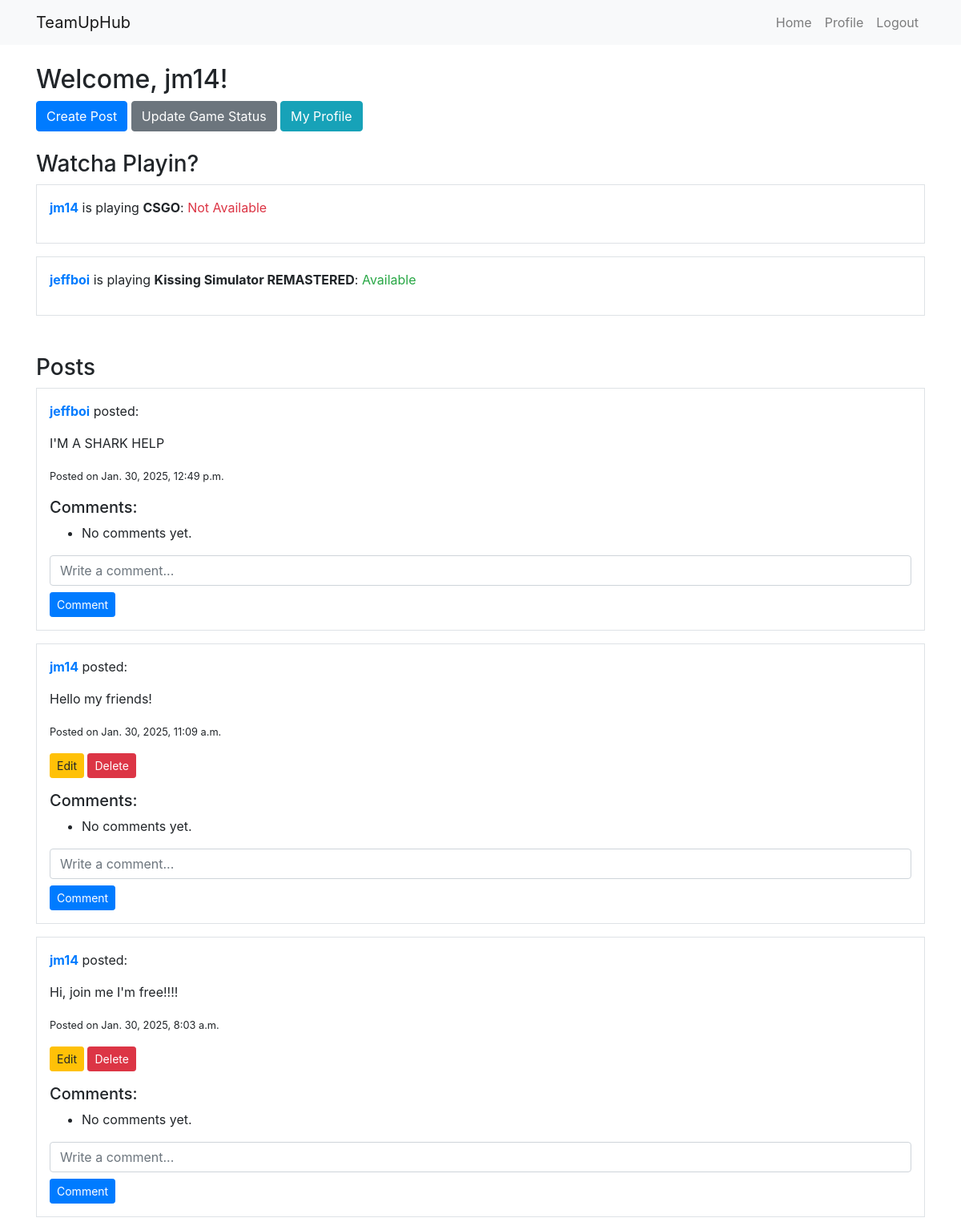
Page /home/ (signed in) on the earlier database version.
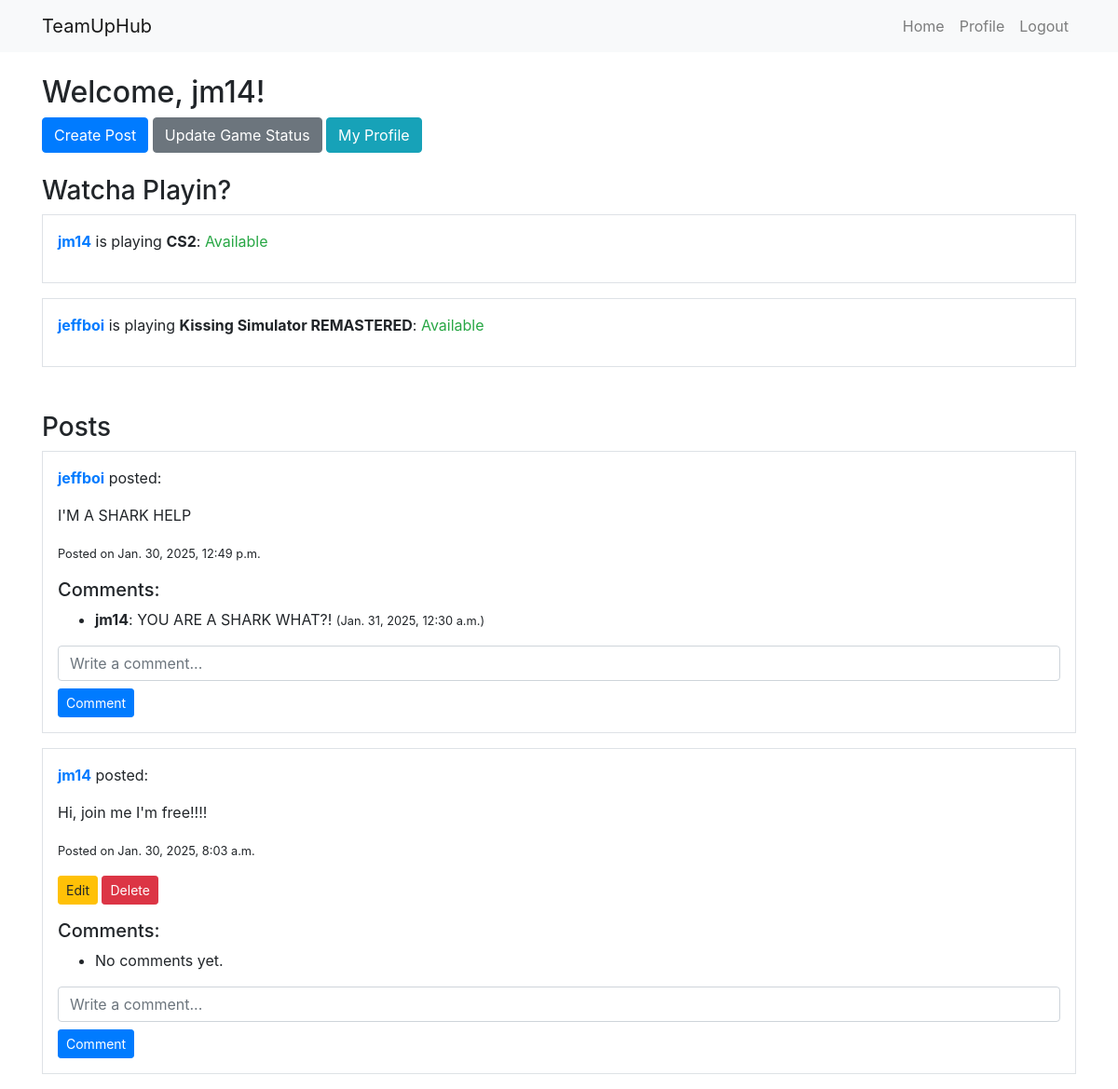
Same page on the later database version.
### social/models.py (models this page shows, shortened)
class GameAvailability(models.Model):
    user = models.OneToOneField(User, on_delete=models.CASCADE)
    game_name = models.CharField(max_length=255)
    available = models.BooleanField(default=False)

class Post(models.Model):
    user = models.ForeignKey(User, on_delete=models.CASCADE)
    content = models.TextField()
    created_at = models.DateTimeField(auto_now_add=True)

class Comment(models.Model):
    user = models.ForeignKey(User, on_delete=models.CASCADE)
    post = models.ForeignKey(Post, on_delete=models.CASCADE, related_name='comments')
    content = models.TextField()
    created_at = models.DateTimeField(auto_now_add=True)

### social/views.py (the view)
# urls.py: path('home/', views.home, name='home'), # Home
@login_required
def home(request):
    posts = Post.objects.all().order_by('-created_at')
    availability = GameAvailability.objects.all()
    return render(request, 'social/home.html', {'posts': posts, 'availability': availability})

### social/templates/social/home.html (shortened to what this page needs)
{% extends 'social/base.html' %}
{% block content %}
    <h2>Welcome, {{ user.username }}!</h2>
    <a href="{% url 'create_post' %}" class="btn btn-primary">Create Post</a>
    <a href="{% url 'update_game_status' %}" class="btn btn-secondary">Update Game Status</a>
    <a href="{% url 'profile' username=user.username %}" class="btn btn-info">My Profile</a>
    <h3 class="mt-4">Watcha Playin?</h3>
    {% for status in availability %}
        <div class="status border p-3 mb-3">
            <p>
                <strong><a href="{% url 'profile' username=status.user.username %}">{{ status.user.username }}</a></strong>
                is playing <strong>{{ status.game_name }}</strong>:
                {% if status.available %}
                    <span class="text-success">Available</span>
                {% else %}
                    <span class="text-danger">Not Available</span>
                {% endif %}
            </p>
        </div>
    {% endfor %}
    <h3 class="mt-5">Posts</h3>
    {% for post in posts %}
        <div class="post border p-3 mb-3">
            <p><strong><a href="{% url 'profile' username=post.user.username %}">{{ post.user.username }}</a></strong> posted:</p>
            <p>{{ post.content }}</p>
            <p><small>Posted on {{ post.created_at }}</small></p>
            {% if post.user == user %}
                <a href="{% url 'update_post' post.id %}" class="btn btn-warning btn-sm">Edit</a>
                <a href="{% url 'delete_post' post.id %}" class="btn btn-danger btn-sm" onclick="return confirm('Are you sure you want to delete this post?')">Delete</a>
            {% endif %}
            <h5 class="mt-3">Comments:</h5>
            <ul>
                {% for comment in post.comments.all %}
                    <li><strong>{{ comment.user.username }}</strong>: {{ comment.content }} <small>({{ comment.created_at }})</small></li>
                {% empty %}
                    <li>No comments yet.</li>
                {% endfor %}
            </ul>
            <form method="post" action="{% url 'add_comment' post.id %}" class="mt-2">
                <input type="text" name="content" class="form-control" placeholder="Write a comment..." required>
                <button type="submit" class="btn btn-primary btn-sm mt-2">Comment</button>
            </form>
        </div>
    {% endfor %}
{% endblock %}

### social/templates/social/base.html (shortened to what this page needs)
<!DOCTYPE html>
<html lang="en">
<head>
    <link rel="stylesheet" href="https://stackpath.bootstrapcdn.com/bootstrap/4.5.2/css/bootstrap.min.css">
</head>
<body>
    <nav class="navbar navbar-expand-lg navbar-light bg-light">
        <div class="container">
            <a class="navbar-brand" href="{% url 'home' %}">TeamUpHub</a>
            <div class="collapse navbar-collapse" id="navbarNav">
                <ul class="navbar-nav ml-auto">
                    <li class="nav-item">
                        <a class="nav-link" href="{% url 'home' %}">Home</a>
                    </li>
                    <li class="nav-item">
                        <a class="nav-link" href="{% url 'profile' %}">Profile</a>
                    </li>
                    {% if user.is_authenticated %}
                    <li class="nav-item">
                        <a class="nav-link" href="{% url 'logout' %}">Logout</a>
                    </li>
                    {% endif %}
                </ul>
            </div>
        </div>
    </nav>
    <div class="container mt-4">
        {% block content %}
        {% endblock %}
    </div>
</body>
</html>

Differences in the rows shown:
removed Post: user.username "jm14", content "Hello my friends!", created_at "Jan. 30, 2025, 11:09 a.m.", shows "Edit"
changed GameAvailability "jm14": game_name "CSGO" → "CS2"; available "Not Available" → "Available"
shown differently, row unchanged: Post "I'M A SHARK HELP": no longer shows "No comments yet."
added Comment: user.username "jm14", content "YOU ARE A SHARK WHAT?!", created_at "Jan. 31, 2025, 12:30 a.m.", shown under Post "I'M A SHARK HELP"
